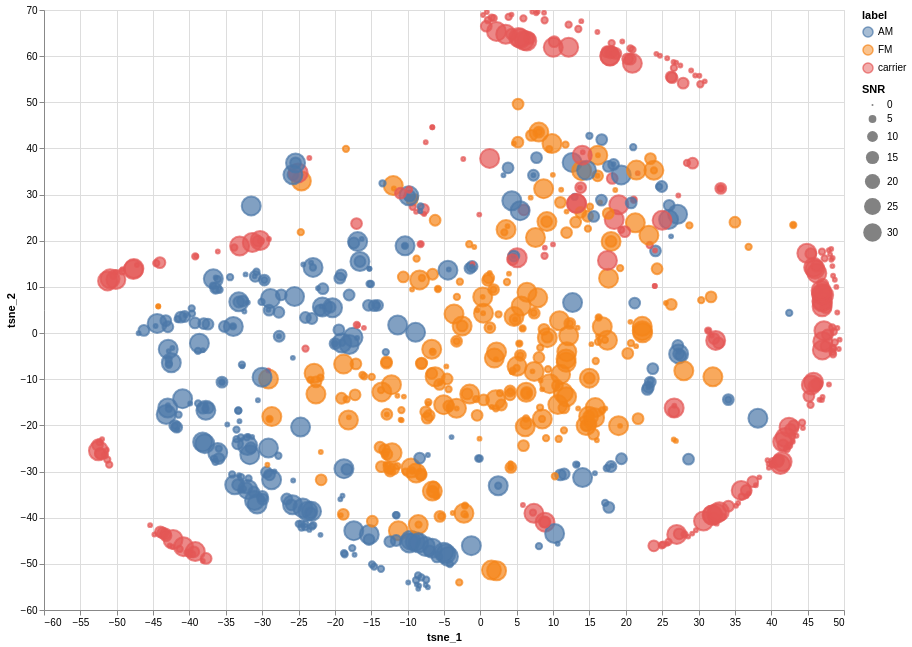

Notebook cell for this chart:
### Code cell
alt.Chart(df.sample(n=1_000)).mark_point().encode(
    x='tsne_1:Q',
    y='tsne_2:Q',
    color='label:N',
    fill='label:N',
    size='SNR:Q',
    tooltip=['file name:N']
).properties(
    width=800, height=600
).interactive()

### Figure 1 — Vega-Lite specification as saved in the notebook (floating-point values rounded to 4 significant figures; data arrays with more than 128 entries replaced by an {"elided": "..."} marker saying what was removed)
{"config": {"view": {"continuousWidth": 300, "continuousHeight": 300}}, "data": {"name": "data-df62b8e7a5212029fd9e0f2afa07f2cc"}, "mark": {"type": "point"}, "encoding": {"color": {"field": "label", "type": "nominal"}, "fill": {"field": "label", "type": "nominal"}, "size": {"field": "SNR", "type": "quantitative"}, "tooltip": [{"field": "file name", "type": "nominal"}], "x": {"field": "tsne_1", "type": "quantitative"}, "y": {"field": "tsne_2", "type": "quantitative"}}, "height": 600, "params": [{"name": "param_1", "select": {"type": "interval", "encodings": ["x", "y"]}, "bind": "scales"}], "width": 800, "$schema": "https://vega.github.io/schema/vega-lite/v5.8.0.json", "datasets": {"data-df62b8e7a5212029fd9e0f2afa07f2cc": {"elided": "1000 records"}}}
